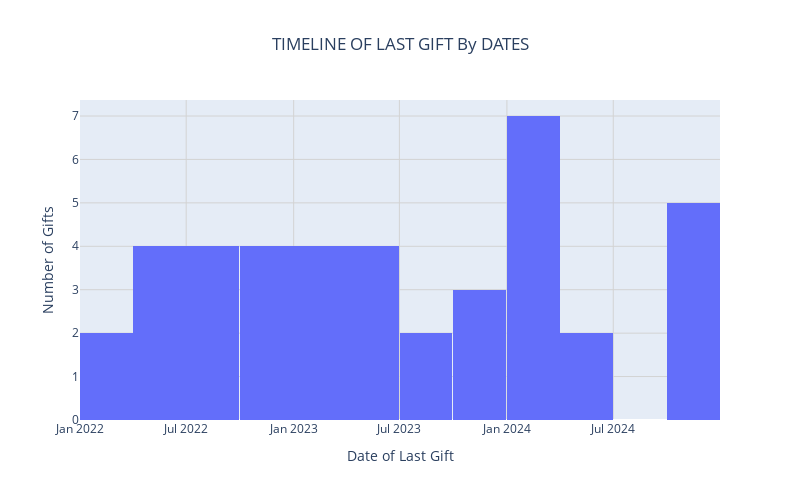

Here is the notebook cell this chart was saved with:
### Code cell
#TIMELINE OF LAST GIFT DATE
lastgiftplot = px.histogram(
    data, 
    x = "Last Gift Date", 
    nbins = 15,
    title = "TIMELINE OF LAST GIFT By DATES",
    width = 800,
    height = 500
)

# Center title
lastgiftplot.update_layout(
    title={'x': 0.5, 'xanchor': 'center'},
    xaxis_title="Date of Last Gift",
    yaxis_title="Number of Gifts",
    xaxis=dict(showgrid=True, gridcolor='lightgrey', gridwidth=1),
    yaxis=dict(showgrid=True, gridcolor='lightgrey', gridwidth=1)

)

lastgiftplot.show()

### Figure 1 — Plotly figure (JSON) as saved in the notebook; plotly's stock layout.template omitted (floating-point values rounded to 4 significant figures)
{"data": [{"bingroup": "x", "hovertemplate": "Last Gift Date=%{x}<br>count=%{y}<extra></extra>", "legendgroup": "", "marker": {"color": "#636efa", "pattern": {"shape": ""}}, "name": "", "nbinsx": 15, "orientation": "v", "showlegend": false, "type": "histogram", "x": ["2023-03-10", "2023-10-28", "2024-04-07", "2022-07-14", "2024-01-02", "2022-12-12", "2023-06-01", "2022-06-27", "2022-01-07", "2023-09-14", "2024-03-04", "2022-12-20", "2023-06-05", "2024-02-29", "2023-01-18", "2022-08-14", "2024-11-03", "2024-12-08", "2022-04-08", "2023-01-18", "2022-06-27", "2024-12-08", "2024-02-21", "2022-01-07", "2022-04-08", "2023-06-01", "2023-12-26", "2024-11-03", "2024-10-10", "2023-09-14", "2023-06-05", "2023-10-28", "2022-07-14", "2022-12-20", "2024-02-29", "2024-03-04", "2022-12-12", "2024-01-02", "2022-08-14", "2023-03-10", "2024-04-07"], "xaxis": "x", "yaxis": "y"}], "layout": {"barmode": "relative", "height": 500, "legend": {"tracegroupgap": 0}, "title": {"text": "TIMELINE OF LAST GIFT By DATES", "x": 0.5, "xanchor": "center"}, "width": 800, "xaxis": {"anchor": "y", "domain": [0, 1], "gridcolor": "lightgrey", "gridwidth": 1, "showgrid": true, "title": {"text": "Date of Last Gift"}}, "yaxis": {"anchor": "x", "domain": [0, 1], "gridcolor": "lightgrey", "gridwidth": 1, "showgrid": true, "title": {"text": "Number of Gifts"}}}}
